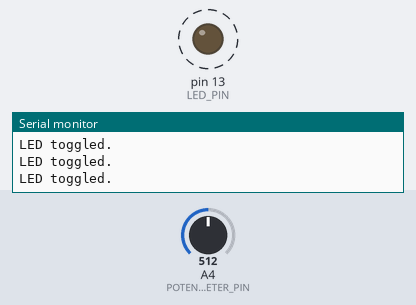
Recording of a sketch running on a simulated Arduino Uno, built with avr-gcc and run on an emulated ATmega328P. Shown: output pins drawn as LEDs (lit = HIGH), the last lines printed to the serial monitor. Dashed ring = blinking. The test bench sets the inputs (shaded band); at power-on: A4 (POTENTIOMETER_PIN) = 512.

Above: at 1.13 s.
1.3 s: A4 (POTENTIOMETER_PIN) set to 112
At 2.23 s:
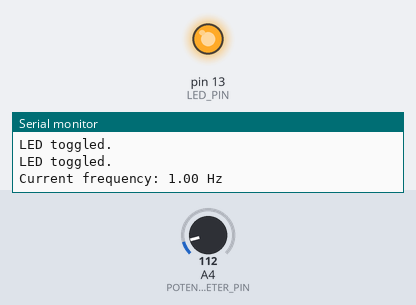
6.9 s: A4 (POTENTIOMETER_PIN) set to 92
At 19.2 s:
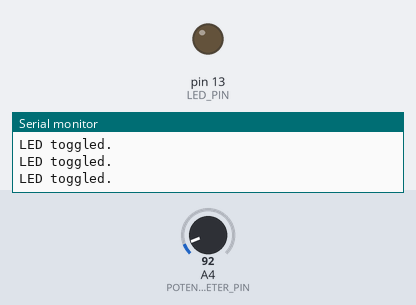
Timing chart, 0 to 20.1 s (numbered marks = the images above; inputs shaded):
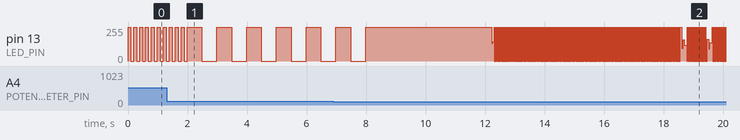

Measured:
- the behaviour switches between 103 and 102 on A4 (POTENTIOMETER_PIN) (found by bisection; images 1 and 2)

The sketch:

timer.ino
```cpp
// Define pin numbers for the LED and potentiometer
const byte LED_PIN = 13;
const byte POTENTIOMETER_PIN = A4;

void setup()
{
  // Configure LED pin as output and potentiometer pin as input
  pinMode(LED_PIN, OUTPUT);
  pinMode(POTENTIOMETER_PIN, INPUT);

  // Initialize serial communication
  Serial.begin(9600);
  Serial.println("Serial communication initialized.");

  // Read initial frequency from the potentiometer
  double initialFrequency = readPotentiometer();
  Serial.print("Initial frequency: ");
  Serial.print(initialFrequency);
  Serial.println(" Hz");

  // Start timer with the initial frequency
  startTimer(initialFrequency);
  Serial.println("Timer started.");
}

void loop()
{
  // Continuously read the potentiometer value and update timer frequency
  double frequency = readPotentiometer();
  Serial.print("Current frequency: ");
  Serial.print(frequency);
  Serial.println(" Hz");

  startTimer(frequency);

  // Delay for 2 seconds
  delay(2000);
}

// Function to configure and start the timer with a specified frequency
void startTimer(double timerFrequency){
  // Disable interrupts for configuring timer registers
  noInterrupts();

  // Calculate OCR1A value (Output Compare Register A)
  unsigned long ocrValue = F_CPU / (2 * 1024 * timerFrequency) - 1; // Assuming prescaler is set to 1024

  // Set OCR1A value
  OCR1A = ocrValue;

  // Configure Timer1 for CTC (Clear Timer on Compare Match) mode
  TCCR1A = 0; // Clear Timer1 control register A
  TCCR1B = (1 << WGM12); // Set WGM12 bit for CTC mode
  TCCR1B |= (1 << CS12) | (1 << CS10); // Set prescaler to 1024

  // Enable Timer1 compare match A interrupt
  TIMSK1 |= (1 << OCIE1A);

  // Re-enable interrupts
  interrupts();
}

// Interrupt service routine for handling timer compare match event
ISR(TIMER1_COMPA_vect){
   // Toggle LED pin state
   digitalWrite(LED_PIN, digitalRead(LED_PIN) ^ 1);
   Serial.println("LED toggled.");
}

// Function to read potentiometer value and map it to a frequency range
double readPotentiometer() {
  // Read analog value from the potentiometer
  int potValue = analogRead(POTENTIOMETER_PIN);

  // Map potentiometer value to a frequency range
  double frequency = map(potValue, 0, 1023, 0.1, 10.0); // Example range: 0.1 Hz to 10 Hz

  // Return mapped frequency
  return frequency;
}
```
